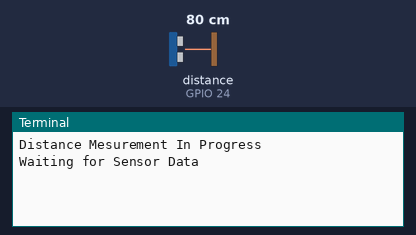
This program was run on a simulated Raspberry Pi (BCM pin numbers). Shown: the last lines printed to the terminal. Inputs (shaded band) come from the test bench; at power-on: distance to the obstacle (sensor on GPIO 24) 80 cm. The echo pulse lasts 58.3 µs per cm; the clock reads 2024-03-15 10:24:30 at power-on unless the program sets it.

Above: at 1.2 s.
1.3 s: distance to the obstacle (sensor on GPIO 24) set to 2 cm
At 2.7 s:
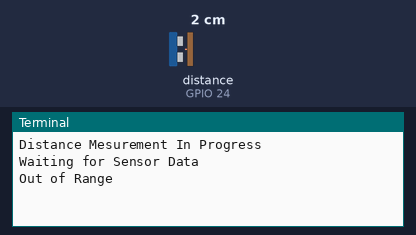
4.3 s: distance to the obstacle (sensor on GPIO 24) set to 4 cm
At 7.0 s:
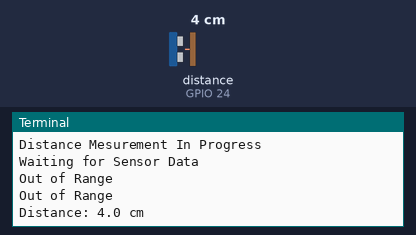

Measured:
- after the input at 1.3 s, the terminal: prints a new line after 0.70 s (image 1)
- after the input at 4.3 s, the terminal: prints a new line after 1.7 s (image 2)

The program:

ultrasonic.py
```python
import RPi.GPIO as GPIO
import time
GPIO.setwarnings(False)
GPIO.setmode(GPIO.BCM)

TRIG = 23
ECHO = 24

print "Distance Mesurement In Progress"

GPIO.setup(TRIG, GPIO.OUT)
GPIO.setup(ECHO, GPIO.IN)

print "Waiting for Sensor Data"

while True:

    GPIO.output(TRIG, False)

    time.sleep(2)

    GPIO.output(TRIG, True)
    time.sleep(0.00001)
    GPIO.output(TRIG, False)

    while GPIO.input(ECHO)==0:
        pulse_start = time.time()

    while GPIO.input(ECHO)==1:
        pulse_end = time.time()


    pulse_duration = pulse_end - pulse_start

    # 34300=Distance/Time/2,    17150=Distance/Time,   17150 X Time = Distance (cm)

    distance = pulse_duration * 17150
    distance = round(distance,0)

    if distance > 2 and distance < 150:
        print "Distance:",distance,"cm"
    else:
        print "Out of Range"
```
